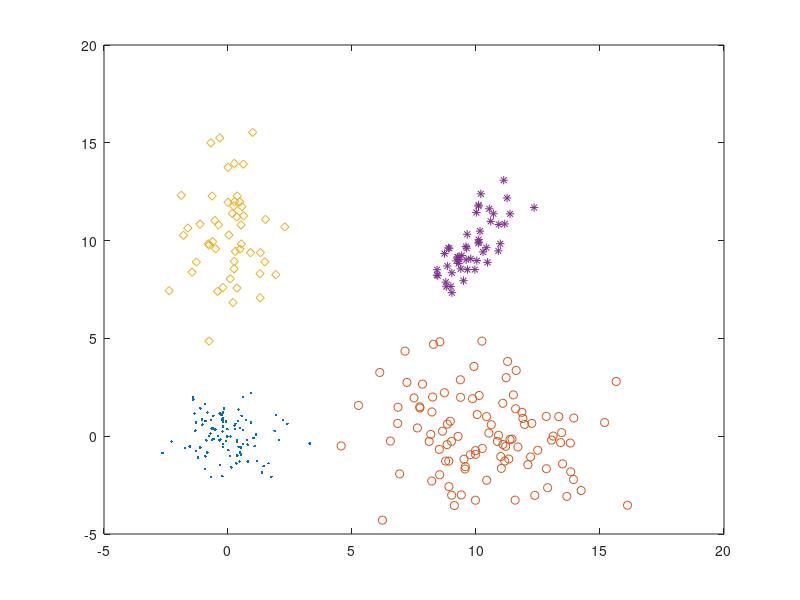

MATLAB code to generate this figure:

N = 100;
K = 50;


m1=repmat([0,0], N, 1);
S1= [1 0 ; 0 1];
X1=randn(N, 2) * sqrtm(S1) + m1;

m2=repmat([10,0], N, 1);
S2= [5 0 ; 0 5];
X2=randn(N, 2) * sqrtm(S2) + m2;

m3=repmat([0, 10], K, 1);
S3= [1 0 ; 0 5];
X3=randn(K, 2) * sqrtm(S3) + m3;

m4=repmat([10, 10], K, 1);
S4= [1 1 ; 1 2];
X4=randn(K, 2) * sqrtm(S4) + m4;



plot(X1(:, 1), X1(:, 2), '.');
hold on;
plot(X2(:, 1), X2(:, 2), 'o');
hold on;
plot(X3(:, 1), X3(:, 2), 'd');
hold on;
plot(X4(:, 1), X4(:, 2), '*');


save data1_1 X1 X2 X3 X4

